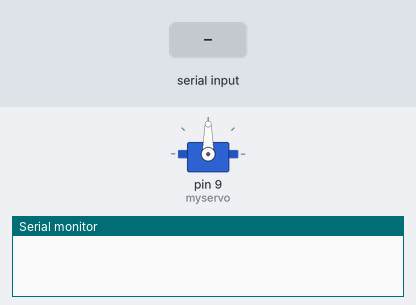
Recording of a sketch running on a simulated Arduino Uno, built with avr-gcc and run on an emulated ATmega328P. Parts: servo, the last lines printed to the serial monitor. The test bench sets the inputs (shaded band).

Above: at 1.2 s.
1.3 s: "30,150\n" received over Serial
At 1.6 s:
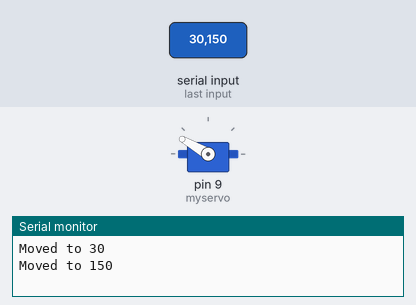
At 3.5 s:
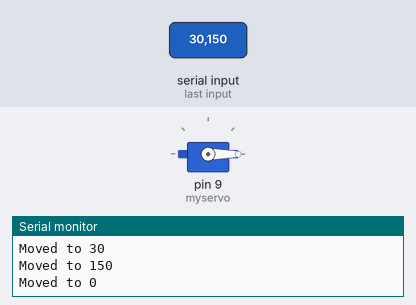
3.8 s: "90,45\n" received over Serial
At 4.6 s:
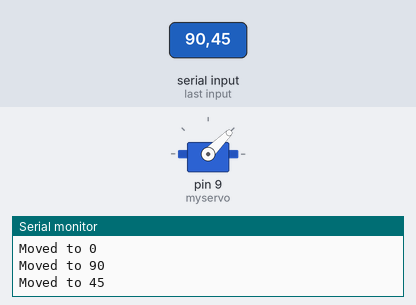
Timing chart, 0 to 6.8 s (numbered marks = the images above; inputs shaded):
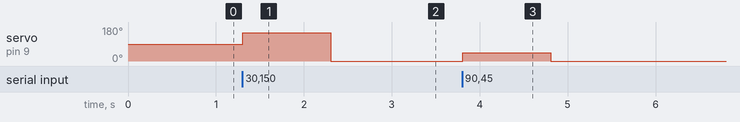

Measured:
- after the input at 1.3 s, servo on pin 9 (myservo): 90° → 150° at once, → 0° 1.0 s later
- after the input at 3.8 s, servo on pin 9 (myservo): 0° → 45° at once, → 0° 1.0 s later

The sketch:

arduino_miniservo_gui.ino
```cpp
#include <Servo.h>

Servo myservo;  // create servo object to control a servo
int pos = 0;    // variable to store the servo position

void setup() {
  myservo.attach(9);  // attaches the servo on pin 9 to the servo object
  Serial.begin(9600); // opens serial port, sets data rate to 9600 bps
}

void loop() {
  if (Serial.available() > 0) {
    int angle = Serial.parseInt(); // read the incoming byte
    if (angle >= 0 && angle <= 180) {
      myservo.write(angle);
      Serial.print("Moved to ");
      Serial.println(angle);
    }
  }
}
```
